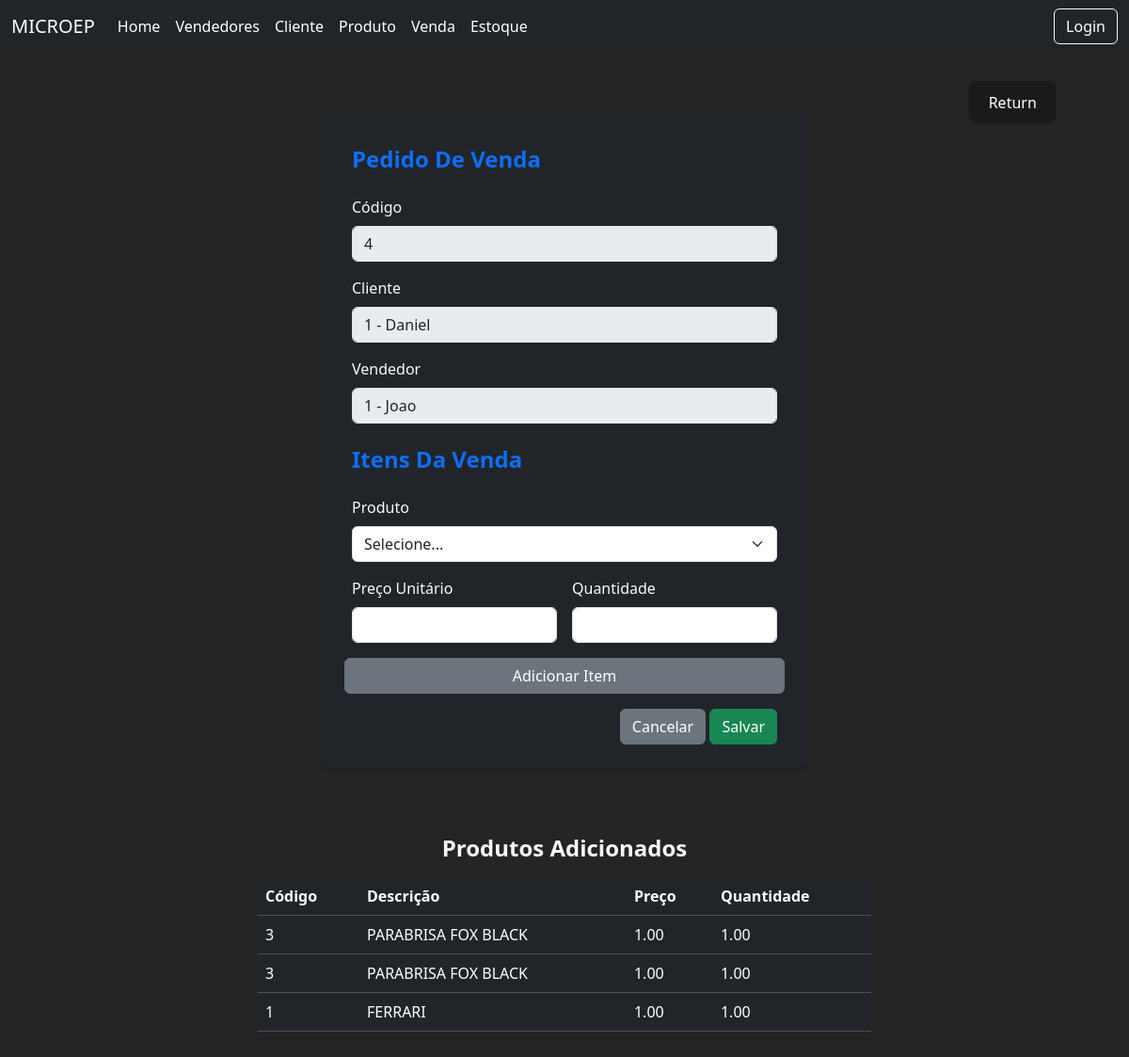
Page /venda/cadastro/44 on the committed database.
### core/models.py (models this page shows, shortened)
class venda(models.Model):
    codigo = models.IntegerField()
    cliente = models.ForeignKey(cliente, on_delete=models.PROTECT)
    vendedor = models.ForeignKey(vendedor, on_delete=models.PROTECT)
    valor = models.DecimalField(max_digits=10,decimal_places=2)

class cliente(models.Model):
    codigo = models.IntegerField()
    nome = models.CharField(max_length=100)

class vendedor(models.Model):
    codigo = models.IntegerField()
    nome = models.CharField(max_length=100)

class itemvenda(models.Model):
    venda = models.ForeignKey(venda, on_delete=models.CASCADE)
    produto = models.ForeignKey(produto, on_delete=models.PROTECT)
    quantidade = models.DecimalField(max_digits=10,decimal_places=2,default=0)
    preco_unitario = models.DecimalField(max_digits=10,decimal_places=2,default=0)

class produto(models.Model):
    codigo = models.IntegerField()
    descricao = models.CharField(max_length=100)
    preco = models.DecimalField(max_digits=10,decimal_places=2)
    quantidadeestoque = models.DecimalField(max_digits=10,decimal_places=2,default=0)

### core/views.py (the view, shortened to what this page needs)
# urls.py: path('venda/cadastro/<int:id>',views.cadastro_venda,name='cadastrovenda'),
def cadastro_venda(request,id):
    ven_atual = get_object_or_404(venda,id=id)
    clientes = cliente.objects.all()
    vendedores = vendedor.objects.all()
    produtos = produto.objects.all()
    valor_total = 0
    erro = None
    cli = None
    ven = None
    return render(request,'cadastros/cadastro_venda.html',{
        'cli':cli,
        'ven':ven,
        'clientes':clientes,
        'vendedores':vendedores,
        'produtos':produtos,
        'erro':erro,
        'ven_atual':ven_atual,
        'itensvenda':itemvenda.objects.filter(venda = ven_atual)
        })

### core/templates/cadastros/cadastro_venda.html (shortened to what this page needs)
<!DOCTYPE html>
<html>
<head>
    {% load static %}
    <link rel="stylesheet" href="{%static 'venda.css'%}">
</head>
<body>
    {% include 'components/navbar.html'%}
    <div class="divcentralc">
        <div class="retornarpag">
            <button class="buttonp" ><a href="{% url 'vendas' %}">Return</a></button>
        </div>
        <div class="cadastro">
         <div class="cadastro col-md-5 mx-auto">
    <form method="post" class="row g-3 p-4 rounded shadow-sm bg-dark text-light">
        <h4 class="fw-bold text-primary">Pedido De Venda</h4>
        {% if itensvenda %}
        <div class="col-md-12">
            <label class="form-label">Código</label>
            <input type="number" name="codigo" value="{{ ven_atual.codigo }}" class="form-control" disabled>
        </div>
        <div class="col-md-12">
            <label class="form-label">Cliente</label>
            <input type="text" name="cliente" value="{{ven_atual.cliente.codigo}} - {{ven_atual.cliente.nome}}" class="form-control" disabled>
        </div>
        <div class="col-md-12">
            <label class="form-label">Vendedor</label>
            <input type="text" name="vendedor" value="{{ven_atual.vendedor.codigo}} - {{ven_atual.vendedor.nome}}" class="form-control" disabled>
        </div>
        <div class="col-12 mt-4">
            <h4 class="fw-bold text-primary text-start">Itens Da Venda</h4>
        </div>
        <div class="col-md-12">
            <label class="form-label">Produto</label>
            <select name="produto" class="form-select">
                <option value="">Selecione...</option>
            </select>
        </div>
        <div class="col-md-6">
            <label class="form-label">Preço Unitário</label>
            <input type="number" name="preco_unitario" class="form-control">
        </div>
        <div class="col-md-6">
            <label class="form-label">Quantidade</label>
            <input type="number" name="quantidade" class="form-control">
        </div>
        <button type="submit" class="btn btn-secondary" name="add_item_apos">Adicionar Item</button>
        {% endif %}
        <div class="col-12 text-end mt-3">
            <a href="{% url 'vendas' %}" class="btn btn-secondary">Cancelar</a>
            <button type="submit" class="btn btn-success" name="add_venda">Salvar</button>
        </div>
    </form>
</div>
<div class="row mt-5 p-4 col-md-7 mx-auto text-light">
    <h4 class="fw-bold text-center mb-3">Produtos Adicionados</h4>
    <table class="table table-dark">
        <thead>
            <tr>
                <th>Código</th>
                <th>Descrição</th>
                <th>Preço</th>
                <th>Quantidade</th>
            </tr>
        </thead>
        <tbody>
            {% for item in itensvenda %}
            <tr>
                <td>{{ item.produto.codigo }}</td>
                <td>{{ item.produto.descricao }}</td>
                <td>{{ item.preco_unitario }}</td>
                <td>{{ item.quantidade }}</td>
            </tr>
            {% empty %}
            <tr>
                <td colspan="5" class="text-center text-muted">Nenhum item adicionado ainda.</td>
            </tr>
            {% endfor %}
        </tbody>
    </table>
</div>
        </div>
    </div>
</body>
</html>

### static/venda.css (style rules this page uses)
* { margin: 0; padding: 0; box-sizing: border-box; }
a { font-weight: 500 !important; color: #ffffff !important; text-decoration: inherit !important; }
body { color: rgba(255, 255, 255, 0.87) !important; background-color: #242424 !important; width: 100%; }
.divcentralc { height: 35em; padding-top: 30px; display: flex; align-items: center; flex-direction: column; justify-content: space-evenly; background-color: #242424; }
.buttonp { border-radius: 8px; border: 1px solid #333; padding: 0.6em 1.2em; font-size: 1em; font-weight: 500; background-color: #1a1a1a; cursor: pointer; transition: 0.25s ease; }
.retornarpag { width: 87%; display: flex; align-items: center; justify-content: end; }
.buttonp { border-radius: 8px; border: 1px solid transparent; padding: 0.6em 1.2em; font-size: 1em; font-weight: 500; font-family: inherit; background-color: #1a1a1a; cursor: pointer; transition: border-color 0.25s; }

### rows in the picture
venda: codigo "4", cliente "1 - Daniel", vendedor "1 - Joao"
itemvenda: produto.codigo "3", produto.descricao "PARABRISA FOX BLACK", preco_unitario "1.00", quantidade "1.00"
itemvenda: produto.codigo "3", produto.descricao "PARABRISA FOX BLACK", preco_unitario "1.00", quantidade "1.00"
itemvenda: produto.codigo "1", produto.descricao "FERRARI", preco_unitario "1.00", quantidade "1.00"
